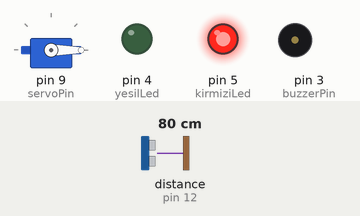
Bench run of a sketch on a simulated Arduino Uno, built with avr-gcc and run on an emulated ATmega328P. Shown: servo, output pins drawn as LEDs (lit = HIGH), buzzer (waves = sounding, pin HIGH). Wiring (inferred from the names in the program): ultrasonic range finder: trigger pin 2; echo pin 12. The inputs (shaded band) are chosen by the test bench; at power-on: distance to the obstacle (sensor on pin 12) 80 cm. The echo pulse lasts 58.3 µs per cm; pins used as bus, display or sensor lines are not drawn; what the sketch prints to the serial monitor is not drawn.

Above: at 1.2 s.
1.3 s: distance to the obstacle (sensor on pin 12) set to 17 cm
2.8 s: distance to the obstacle (sensor on pin 12) set to 13 cm
At 3.9 s:
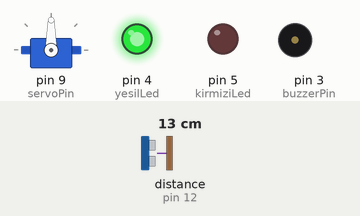
4.4 s: distance to the obstacle (sensor on pin 12) set to 18 cm
At 5.39 s:
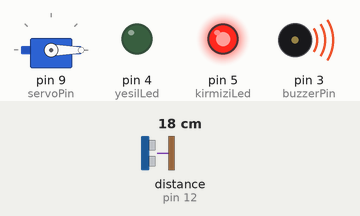
6.9 s: distance to the obstacle (sensor on pin 12) set to 2 cm
At 7.4 s:
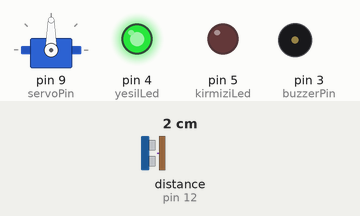
8.5 s: distance to the obstacle (sensor on pin 12) set to 35 cm
At 10.7 s:
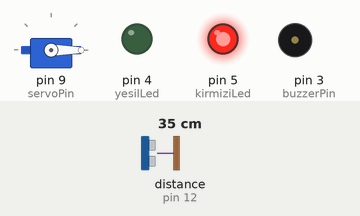
Timing chart, 0 to 12.1 s (numbered marks = the images above; inputs shaded):
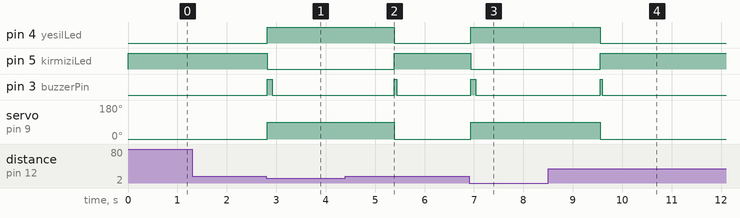

The sketch:

otomatik_musluk_projesi.ino
```cpp
#include <Servo.h>

const int trigPin = 2;
const int echoPin = 12;
const int buzzerPin = 3;
const int yesilLed = 4;
const int kirmiziLed = 5;
const int servoPin = 9;

int algilamaMesafesi = 15; // 15 cm altına el gelirse açılır
// Bekleme süresini 1 saniyeye (1000 ms) düşürdük, elini çekince hemen kapansın diye
unsigned long emniyetSuresi = 1000;

Servo muslukServosu;
unsigned long sonHareketZamani = 0;
bool muslukAcikmi = false;

void setup() {
  Serial.begin(9600);
  pinMode(trigPin, OUTPUT);
  pinMode(echoPin, INPUT);
  pinMode(buzzerPin, OUTPUT);
  pinMode(yesilLed, OUTPUT);
  pinMode(kirmiziLed, OUTPUT);

  muslukServosu.attach(servoPin);
  muslukServosu.write(0); // Kapalı konum
  digitalWrite(kirmiziLed, HIGH);
  digitalWrite(yesilLed, LOW);
  Serial.println("Anlik Tepki Modu Hazir!");
}

void loop() {
  long mesafe = mesafeOlc();

  if (mesafe > 0 && mesafe < algilamaMesafesi) {
    // El orada olduğu sürece zamanı sürekli güncelle
    sonHareketZamani = millis();

    if (!muslukAcikmi) {
      muslukAc();
    }
  }

  // Eğer musluk açıksa ve el çekildikten sonra 1 saniye geçtiyse kapat
  if (muslukAcikmi && (millis() - sonHareketZamani > emniyetSuresi)) {
    muslukKapat();
  }

  delay(50);
}

long mesafeOlc() {
  digitalWrite(trigPin, LOW);
  delayMicroseconds(2);
  digitalWrite(trigPin, HIGH);
  delayMicroseconds(10);
  digitalWrite(trigPin, LOW);
  long sure = pulseIn(echoPin, HIGH);
  return sure * 0.034 / 2;
}

void muslukAc() {
  muslukServosu.write(90); // Açılma açısı
  muslukAcikmi = true;
  digitalWrite(kirmiziLed, LOW);
  digitalWrite(yesilLed, HIGH);
  digitalWrite(buzzerPin, HIGH); delay(100); digitalWrite(buzzerPin, LOW);
}

void muslukKapat() {
  muslukServosu.write(0); // Kapanma açısı
  muslukAcikmi = false;
  digitalWrite(yesilLed, LOW);
  digitalWrite(kirmiziLed, HIGH);
  // Kapanırken kısa bip
  digitalWrite(buzzerPin, HIGH); delay(50); digitalWrite(buzzerPin, LOW);
}
```

Measured:
- the behaviour switches between 16 and 15 cm on distance to the obstacle (sensor on pin 12) (found by bisection; images 0 and 1)
- after the input at 1.3 s, every drawn part: stays the same
- after the input at 2.8 s, pin 4 (yesilLed): LOW → HIGH at once; pin 5 (kirmiziLed): HIGH → LOW at once; pin 3 (buzzerPin): LOW → HIGH at once, → LOW 0.10 s later; servo on pin 9 (servoPin): 0° → 90° at once
- after the input at 4.4 s, pin 4 (yesilLed): HIGH → LOW after 0.99 s; pin 5 (kirmiziLed): LOW → HIGH after 0.99 s; pin 3 (buzzerPin): LOW → HIGH after 0.99 s, → LOW 0.05 s later; servo on pin 9 (servoPin): 90° → 0° after 0.99 s
- after the input at 6.9 s, pin 4 (yesilLed): LOW → HIGH at once; pin 5 (kirmiziLed): HIGH → LOW at once; pin 3 (buzzerPin): LOW → HIGH at once, → LOW 0.10 s later; servo on pin 9 (servoPin): 0° → 90° at once
- after the input at 8.5 s, pin 4 (yesilLed): HIGH → LOW after 1.1 s; pin 5 (kirmiziLed): LOW → HIGH after 1.1 s; pin 3 (buzzerPin): LOW → HIGH after 1.1 s, → LOW 0.05 s later; servo on pin 9 (servoPin): 90° → 0° after 1.1 s
